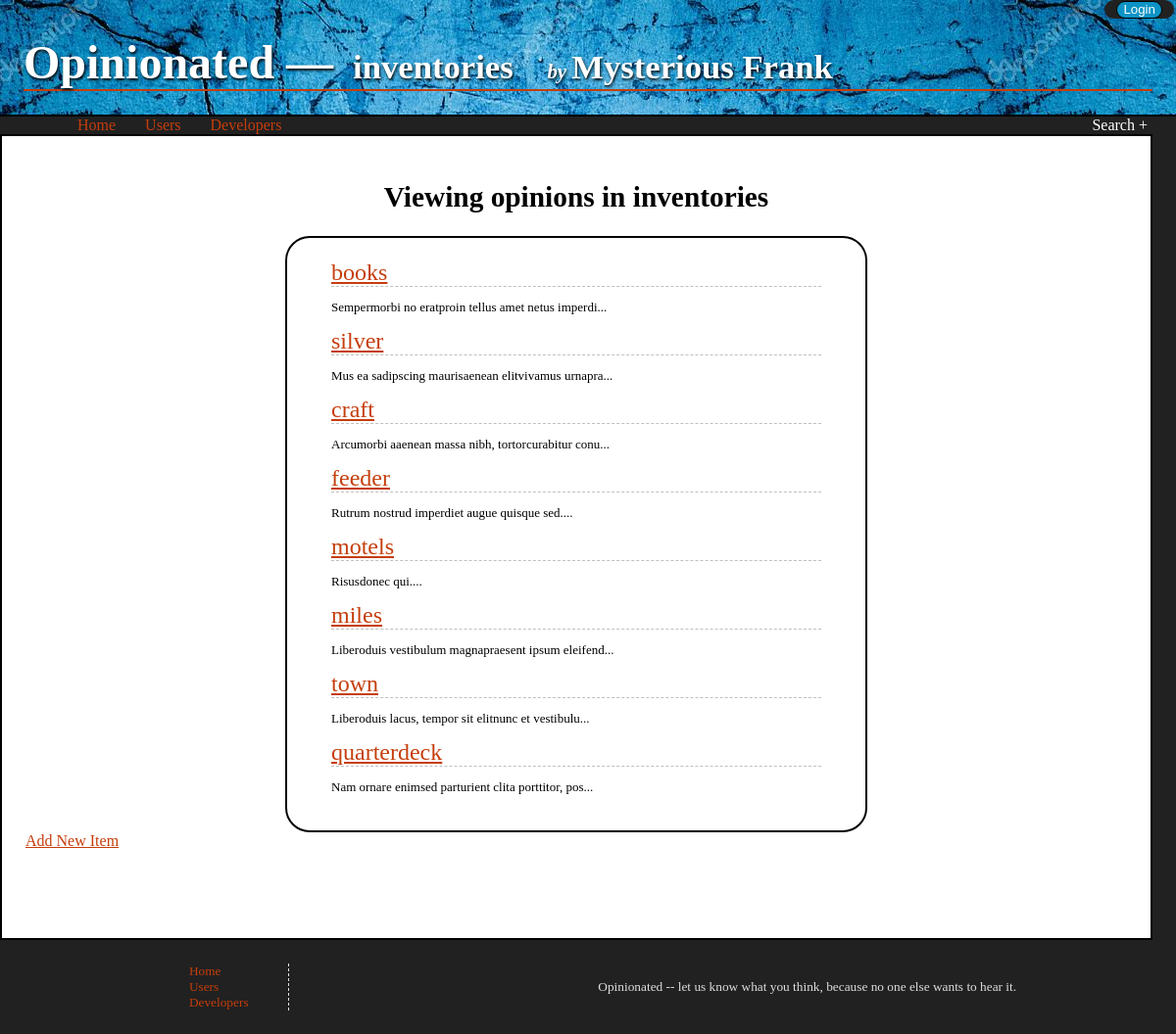
Screenshot of /categories/1 with the database file from the repository.
### models.py (models this page shows, shortened)
class Category(Base):
    __tablename__ = 'category'
    id = Column(Integer, primary_key=True)
    name = Column(String(250), nullable=False)
    created_by = Column(Integer, ForeignKey('user.id'))

class User(Base):
    __tablename__ = 'user'
    id = Column(Integer, primary_key=True)
    username = Column(String(80), nullable=False)
    email = Column(String(80))
    about = Column(Text)
    picture = Column(String(250))

class Item(Base):
    __tablename__ = 'item'
    name = Column(String(80), nullable=False)
    id = Column(Integer, primary_key=True)
    category_id = Column(Integer, ForeignKey('category.id'))
    description = Column(String(250))
    created_by = Column(Integer, ForeignKey('user.id'))

### server.py (the view)
@app.route('/categories/<int:category_id>')
def showCategory(category_id):
    category = session.query(Category).filter_by(
        id=category_id).one()
    items = session.query(Item).filter_by(
        category_id=category_id).all()
    user = session.query(User).filter_by(
        id=category.created_by).one()
    return render_template(
        'categoryPage.html',
        category=category,
        items=items,
        user=user)

### templates/categoryPage.html (shortened to what this page needs)
{% extends 'wrapper.html' %}
{% block body %}
<h3>Viewing opinions in {{category.name}}</h3>
<ul>
	{% for item in items %}
	<a href="{{url_for('showItem', item_id = item.id)}}">
		<li> {{ item.name }} </li> </a>
		<p class="itemDescription"> {{item.description[0:50]}}... </p>
	{% endfor %}
</ul>
<div>
	{% if category.id %}
	{% include 'addNew.html' %}
	{% endif %}
</div>
{% endblock %}

### templates/wrapper.html (shortened to what this page needs)
<!DOCTYPE html>
<html>
<head>
<link rel="stylesheet" type="text/css" href="/static/css/styles.css">
</head>
<body>
	<header>
		<div class="titles">
			<h1> <a href="{{url_for('showIndex')}}">Opinionated </a>&mdash;</h1>
			{% if item %}
			<h2> <a href="{{url_for('showItem', item_id = item.id)}}"> {{item.name}} </a> </h2>
			{% if user %}
			<small>&emsp; by &nbsp; </small> <a href="{{url_for('showUserCats', user_id = user.id)}}"> {{user.username}}</a> </h2>
			{% endif %}
			{% elif category and category.id != 0 %}
			<h2> <a href="{{url_for('showCategory', category_id = category.id)}}"> {{ category.name }}</a>
			{% if user %}
			<small>&emsp; by </small> <a href="{{url_for('showUserCats', user_id = user.id)}}"> {{user.username}}</a> </h2>
			{% endif %}
			{% elif user %}
			<h2> {{user.username}} </h2>
			{% else %}
			<h2> Home </h2>
			{% endif %}
		</div>
		<div>
			<div class="login" id="loginDiv">
				<button id="login"
				>
				</button>
			</div>
		</div>
		<nav>
			{% include 'navlinks.html' %}
			<div class="search">
				{% include 'searchForm.html' %}
			</div>
		</nav>
	</header>
<main class="content">
	{% block body %}
	{% endblock %}
</main>
{% include 'footer.html' %}

### static/css/styles.css (style rules this page uses)
a { color: #c53e0c; }
nav a, header a { text-decoration: none; }
ul { margin: 0; }
body { margin: 0; font-family: Georgia; min-height: 100vh; background-color: #212121; }
h1 { font-size: 22pt; margin: 0; margin-right: 20px; }
h2 { font-size: 18pt; margin: 0; }
h3 { margin: 2% auto; text-align: center; font-size: 16pt; }
small { font-size: 60%; font-style: italic; }
button, input[type='submit'] { border-radius: 10px; border: solid black 1px; background-color: #0c93c5; line-height: 10pt; color: white; cursor: pointer; }
header { color: white; display: flex; width: 100%; flex-wrap: wrap; position: relative; background: url("/static/imgs/blue-texture.jpg"); }
header .login { position: absolute; top: 0; right: 0; margin-right: 2px; padding: 0 1%; background-color: #212121; border-radius: 10px; }
header .login button { height: 18px; }
header .titles { padding-top: 1%; display: flex; width: 100%; margin: 2%; align-items: baseline; justify-content: flex-start; border-bottom: solid #c53e0c 2px; flex-wrap: wrap; }
header .titles * { color: white; text-shadow: 1px 2px 3px black; }
header nav { justify-content: space-between; display: flex; flex-wrap: wrap; width: 100%; padding: 0 2%; background-color: #212121; border-top: solid black 2px; }
header nav .search { margin-right: 5px; }
.itemDescription { font-size: small; }
main { min-height: 40vh; background-color: white; border: solid black 2px; margin-right: 2%; padding: 2% 2% 90px 2%; }
main ul { padding: 2% 4%; text-align: left; width: 90%; max-width: 500px; margin: auto; font-size: 18pt; border: solid black 2px; border-radius: 25px; }
main ul li { display: flex; justify-content: space-between; border-bottom: dashed silver 1px; align-items: flex-end; }
@media only screen and (min-width: 600px) { h1 { font-size: 36pt; } }
@media only screen and (min-width: 600px) { h2 { font-size: 26pt; } }
@media only screen and (min-width: 600px) { h3 { font-size: 22pt; } }

### rows the page displays
Category: name "inventories"
User: username "Mysterious Frank"
Item: name "books", description "Sempermorbi no eratproin tellus amet netus imperdi"
Item: name "silver", description "Mus ea sadipscing maurisaenean elitvivamus urnapra"
Item: name "craft", description "Arcumorbi aaenean massa nibh, tortorcurabitur conu"
Item: name "feeder", description "Rutrum nostrud imperdiet augue quisque sed."
Item: name "motels", description "Risusdonec qui."
Item: name "miles", description "Liberoduis vestibulum magnapraesent ipsum eleifend"
Item: name "town", description "Liberoduis lacus, tempor sit elitnunc et vestibulu"
Item: name "quarterdeck", description "Nam ornare enimsed parturient clita porttitor, pos"
